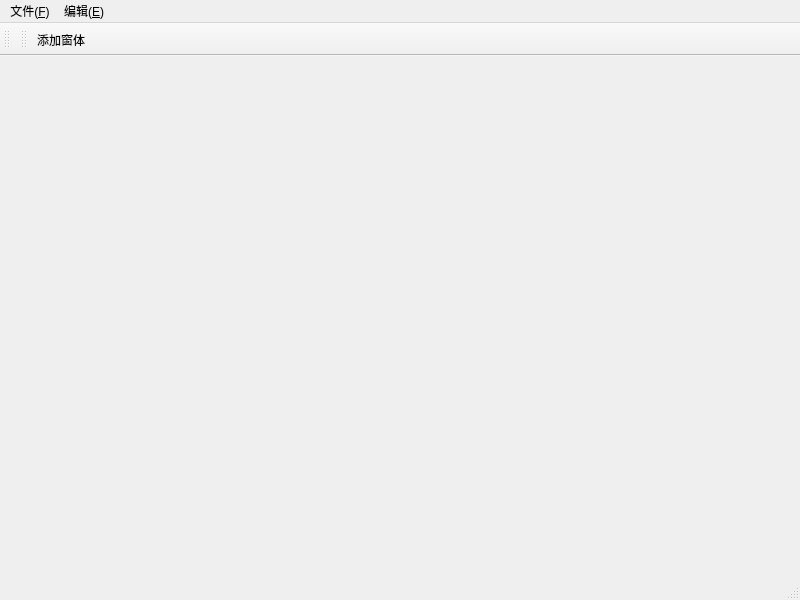
<?xml version="1.0" encoding="UTF-8"?>
<ui version="4.0">
 <class>MainWindow</class>
 <widget class="QMainWindow" name="MainWindow">
  <property name="geometry">
   <rect>
    <x>0</x>
    <y>0</y>
    <width>800</width>
    <height>600</height>
   </rect>
  </property>
  <property name="windowTitle">
   <string>MainWindow</string>
  </property>
  <widget class="QWidget" name="centralwidget">
   <widget class="QWidget" name="gridLayoutWidget">
    <property name="geometry">
     <rect>
      <x>30</x>
      <y>10</y>
      <width>521</width>
      <height>391</height>
     </rect>
    </property>
    <layout class="QGridLayout" name="MainGridLayout"/>
   </widget>
  </widget>
  <widget class="QMenuBar" name="menubar">
   <property name="geometry">
    <rect>
     <x>0</x>
     <y>0</y>
     <width>800</width>
     <height>22</height>
    </rect>
   </property>
   <widget class="QMenu" name="menu">
    <property name="title">
     <string>文件(&amp;F)</string>
    </property>
    <addaction name="fileOpenAction"/>
    <addaction name="fileNewAction"/>
    <addaction name="fileCloseAction"/>
   </widget>
   <widget class="QMenu" name="menu_E">
    <property name="title">
     <string>编辑(&amp;E)</string>
    </property>
   </widget>
   <addaction name="menu"/>
   <addaction name="menu_E"/>
  </widget>
  <widget class="QStatusBar" name="statusbar"/>
  <widget class="QToolBar" name="toolBar">
   <property name="windowTitle">
    <string>toolBar</string>
   </property>
   <attribute name="toolBarArea">
    <enum>TopToolBarArea</enum>
   </attribute>
   <attribute name="toolBarBreak">
    <bool>false</bool>
   </attribute>
  </widget>
  <widget class="QToolBar" name="toolBar_2">
   <property name="windowTitle">
    <string>toolBar_2</string>
   </property>
   <attribute name="toolBarArea">
    <enum>TopToolBarArea</enum>
   </attribute>
   <attribute name="toolBarBreak">
    <bool>false</bool>
   </attribute>
   <addaction name="addWinAction"/>
  </widget>
  <action name="fileOpenAction">
   <property name="text">
    <string>打开</string>
   </property>
   <property name="shortcut">
    <string>Alt+O</string>
   </property>
  </action>
  <action name="fileNewAction">
   <property name="text">
    <string>新建</string>
   </property>
   <property name="shortcut">
    <string>Alt+N</string>
   </property>
  </action>
  <action name="fileCloseAction">
   <property name="text">
    <string>关闭</string>
   </property>
   <property name="shortcut">
    <string>Alt+C</string>
   </property>
  </action>
  <action name="addWinAction">
   <property name="text">
    <string>添加窗体</string>
   </property>
   <property name="toolTip">
    <string>添加窗体</string>
   </property>
  </action>
 </widget>
 <resources/>
 <connections/>
</ui>
